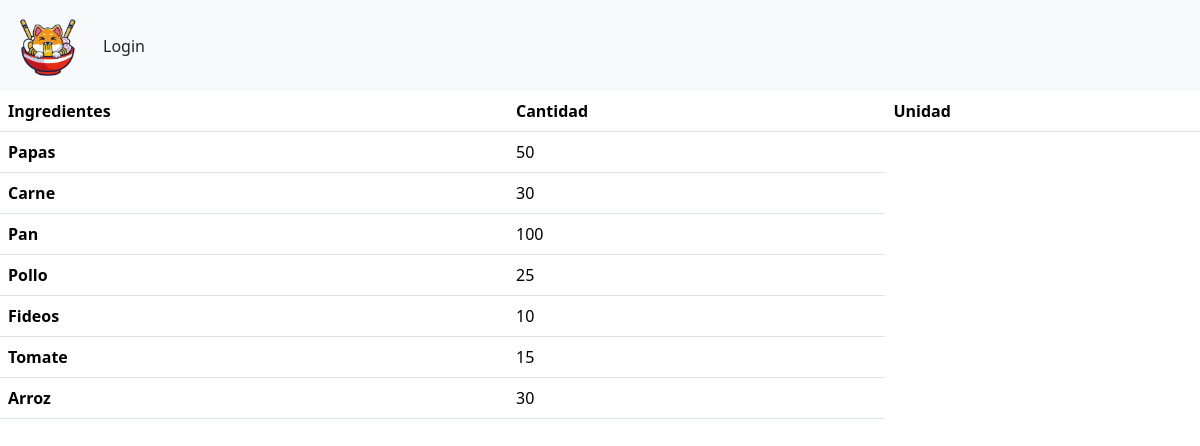
/listaringredientes, run on the app's committed database.
### appweb/models.py (models this page shows, shortened)
class Bodega(models.Model):
    ID_Ing_Bod = models.IntegerField(primary_key=True,help_text="Id del ingrediente en la bodega")
    Cantidad = models.IntegerField(help_text="Cantidad de ingredientes en bodega")
    ID_Ingrediente = models.ForeignKey(Ingredientes, on_delete=models.CASCADE, help_text="Id del ingrediente")

class Ingredientes(models.Model):
    ID_Ingrediente = models.IntegerField(primary_key=True,help_text="Id del ingrediente")
    nombre = models.CharField(max_length=50 , help_text="nombre del ingrediente")
    Costo = models.IntegerField(help_text="Valor del ingrediente")
    unidad_medida = models.CharField(max_length=4 , help_text="Unidad de medida del ingrediente")
    def __str__(self):
        return self.nombre

### appweb/views.py (the view)
# urls.py: path('listaringredientes', listaringredientes, name='listaringredientes' )
def listaringredientes (request):
    ingredientes = Bodega.objects.all()
    data = {
        'mis_ingredientes' : ingredientes
    }
    return render(request,"mantenedor/admin/listaringredientes.html", data)

### appweb/templates/mantenedor/admin/listaringredientes.html
{% extends 'base.html' %}
{% block contenido %}
<table class="table">
    <thead>
      <tr>
        <th scope="col">Ingredientes</th>
        <th scope="col">Cantidad</th>
        <th scope="col">Unidad</th>
      </tr>
    </thead>
    <tbody>
        {% for i in mis_ingredientes %}
      <tr>
        <th scope="row"> {{ i.ID_Ingrediente }} </th>
        <td> {{ i.Cantidad }} </td>
      </tr>
      {% endfor %}
    </tbody>
  </table>
  {% endblock %}

### data on the page
Bodega: ID_Ingrediente "Papas", Cantidad "50"
Bodega: ID_Ingrediente "Carne", Cantidad "30"
Bodega: ID_Ingrediente "Pan", Cantidad "100"
Bodega: ID_Ingrediente "Pollo", Cantidad "25"
Bodega: ID_Ingrediente "Fideos", Cantidad "10"
Bodega: ID_Ingrediente "Tomate", Cantidad "15"
Bodega: ID_Ingrediente "Arroz", Cantidad "30"
